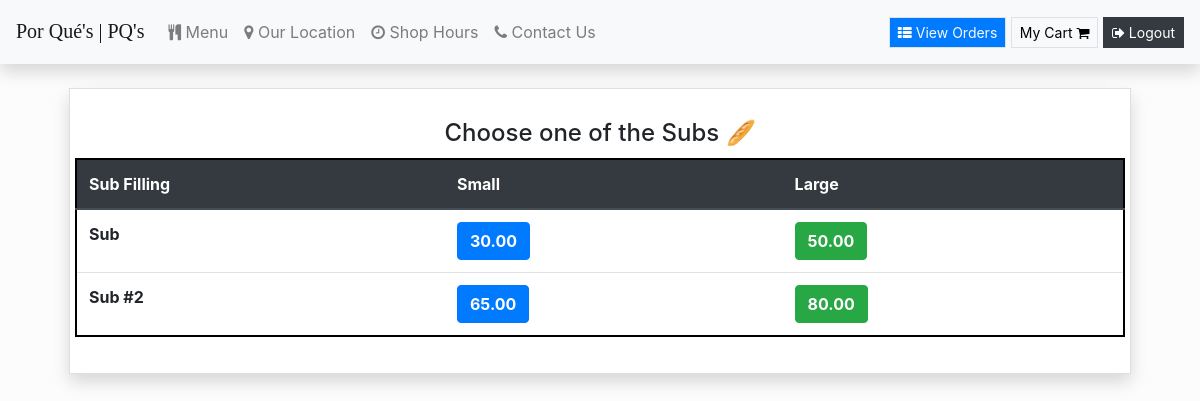
/Subs (signed in), run on an earlier commit of the app's database.
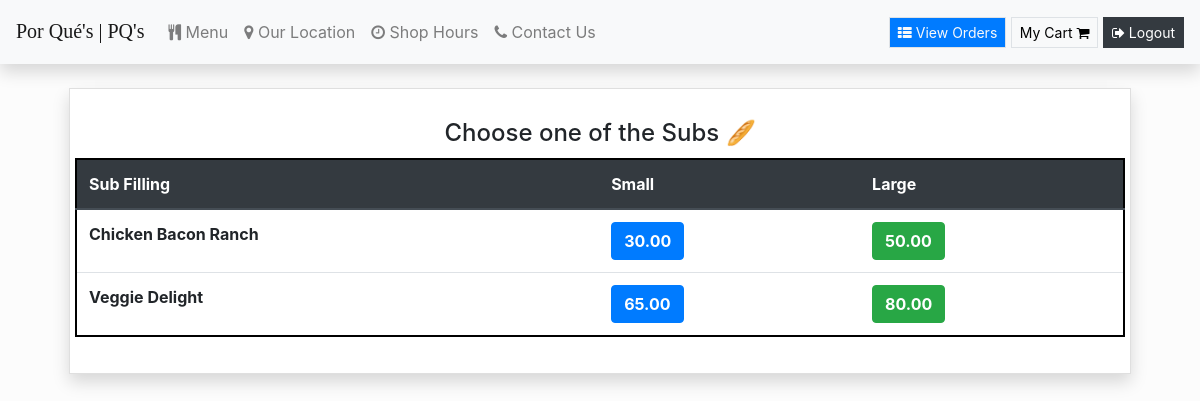
And on a later commit of the database.
### orders/models.py (models this page shows, shortened)
class Sub(models.Model):
    sub_filling = models.CharField(max_length=200)
    small_price = models.DecimalField(max_digits=6, decimal_places=2)
    large_price = models.DecimalField(max_digits=6, decimal_places=2)
    class Meta:
        verbose_name = "List of Subway Food"
        verbose_name_plural = "List of Subway Food"

### orders/views.py (the view)
# urls.py: path("Subs", views.subs, name="subs"),
def subs(request):
    if request.user.is_authenticated:
        return render(request, "orders/sub.html", context = {"dishes":Sub.objects.all})
    else:
        return redirect("orders:login")

### orders/templates/orders/sub.html
{% extends 'orders/header.html' %} {% block content %}
<div class="container">
    <div class="content my-4 px-4">
        <div class="card rounded-0 shadow">
            <div class="card-body">
                <h4 style="margin:10px; text-align:center;"> Choose one of the Subs &#x1f956 </h4>
                <div class="row justify-content-center">
                    <table class="table" style="border: 2px solid black">
                        <thead class="thead-dark">
                            <tr>
                                <th scope="col">Sub Filling</th>
                                <th scope="col">Small</th>
                                <th scope="col">Large</th>
                            </tr>
                        </thead>
                        <tbody>
                            {% for dish in dishes %}
                            <tr>
                                <th>{{dish.sub_filling}}</th>
                                <td><button type="button" class="btn btn-primary" onclick="add_to_cart({item_description:'Small Sub - {{dish.sub_filling}}' , price:{{dish.small_price}}})"><strong>{{dish.small_price}}</strong></button></td>
                                <td><button type="button" class="btn btn-success" onclick="add_to_cart({item_description:'Large Sub - {{dish.sub_filling}}' , price:{{dish.large_price}}})"><strong>{{dish.large_price}}</strong></button></td>
                            </tr>
                            {% endfor %}
                        </tbody>
                    </table>
                </div>
            </div>
        </div>
    </div>
</div>
{% endblock %}

What changed in the data, as far as the page shows it:
changed Sub: sub_filling "Sub" → "Chicken Bacon Ranch"
changed Sub: sub_filling "Sub #2" → "Veggie Delight"
